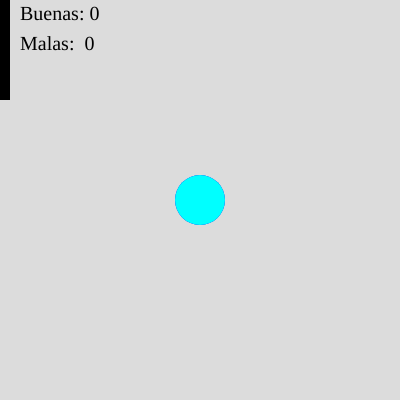
Frame 1 (no input)
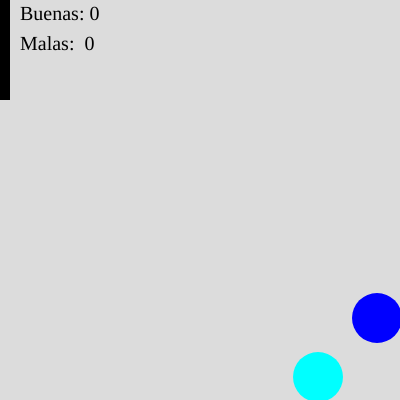
Frame 60 (no input)
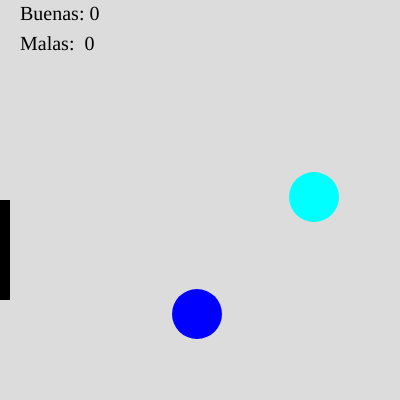
Frame 120 (the mouse pressed at the canvas centre since frame 60)

The p5.js sketch that drew these frames (run headless with seeded random() and noise() and a simulated clock; from frame 60 on, the mouse is pressed at the canvas centre):

// p5.js sketch
// ── sketch.js
var x=0;
var y=0;
var ix=3;
var iy=2;
var xx=1;
var yy=1;
var ixx=2;
var iyy=3;
var buenas=0,malas=0;
function setup() {
  createCanvas(400, 400);
  x=random(200,200);
  y=random(200,200);
  xx=random(200,200);
  yy=random(200,200);
  noStroke();
  
  
}

function draw() {
  background(220);
  
  fill(0,0,255);
  ellipse(x,y, 50,50);
  x+=ix;
  y+=iy;
  
  fill(0,255,255);
  ellipse(xx,yy, 50,50);
  xx+=ixx;
  yy+=iyy;
  fill(0);
  rect(0, mouseY, 10,100);
  
   
  
 
  //Detectar colision.
  if((y<=mouseY +100) && (y >= mouseY) && (x<=35))
  {
  console.log("xD");
    buenas+=1;
    ix=-ix;
    
  }
  
  
   if((yy<=mouseY +100) && (yy >= mouseY) && (xx<=35))
  {
  console.log("LOL");
    buenas+=1;
    ixx=-ixx;
    
  }

if(xx>=width-25 || xx<=25) 
  
  {
  if(xx<=25)
    
   malas+=1;
   ixx=-ixx;
  console.log("LL");
  }
  if(yy>=height-25 || yy<=25)
  {
   iyy=-iyy;
  }
  
  
  textFont("Bodoni");
  textSize(20);
  text("Buenas: "+buenas,20,20 );
  text("Malas:  "+malas,20,50 );
  
if(x>=width-25 || x<=25) 
  
  {
  if(x<=25)
    
   malas+=1;
   ix=-ix;
    console.log("DD");
  }
  if(y>=height-25 || y<=25)
  {
   iy=-iy;
  }
  
}
